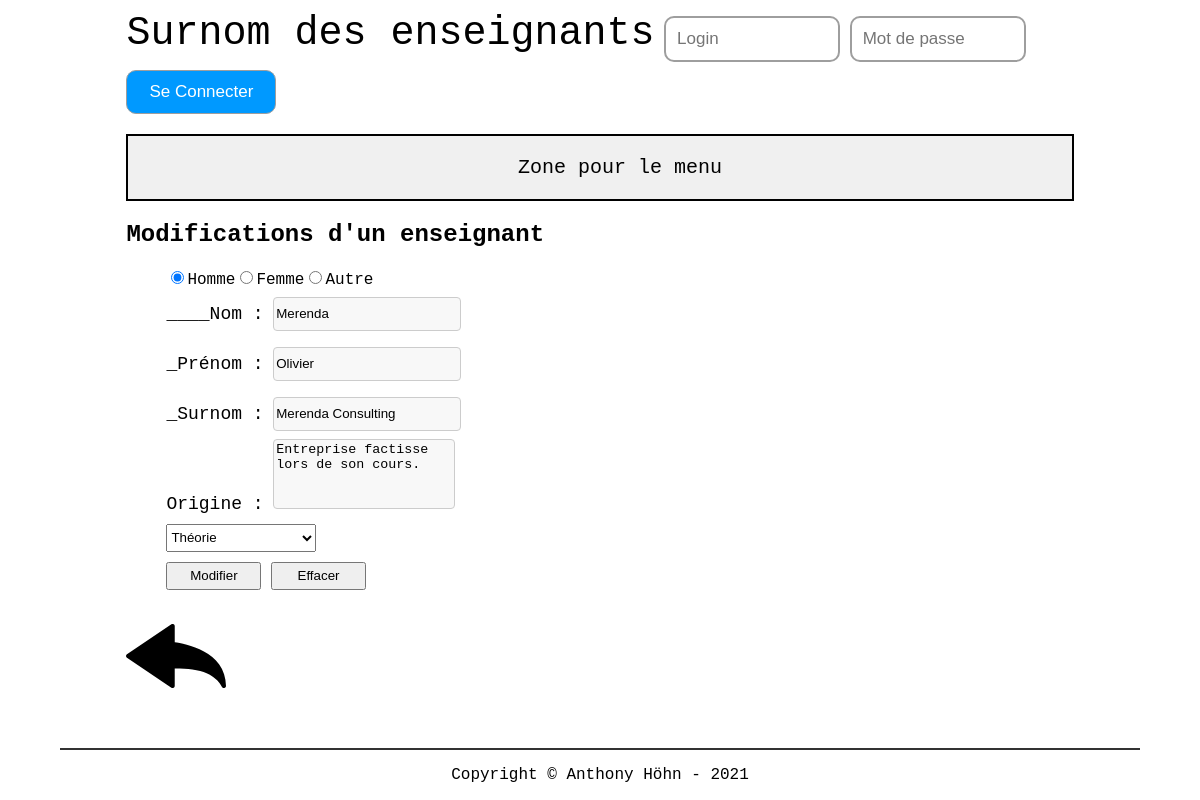
/src/php/editTeacher.php?idTeacher=7, run on the app's committed database.
### tables this page shows
CREATE TABLE t_teacher(
	idTeacher int AUTO_INCREMENT PRIMARY KEY,
	teaFirstname varchar(50) NOT NULL,
	teaName varchar(50) NOT NULL,
	teaGender char(1) NOT NULL,
	teaNickname varchar(100) NOT NULL,
	teaOrigin varchar(255) NOT NULL);

### src/php/lib/database.php (called while the page is built, shortened)
<?php
 class Database {
    private $connector;
    public function __construct(){
    try{
        $this->connector = new PDO("mysql:host=localhost;dbname=db_nickname_anthohn;charset=utf8", "dbNicknameUser", "grp2B_21");
        }
        catch(PDOException $e)
        {
            die("<h1>Impossible de se connecter à la base de données</h1> erreur :". $e->getMessage());
        }
    }
    private function queryPrepareExecute($query, $binds){
        $req = $this->connector->prepare($query);
        foreach($binds as $bind){
            $req->bindValue($bind['field'], $bind['value'], $bind['type']);
        }
        $req->execute();
        return $req;
    }
    private function formatData($req){
        $results = $req->fetchALL(PDO::FETCH_ASSOC);
        return $results;
    }
    public function getOneTeacher($id){
        $query = "SELECT * FROM t_teacher WHERE idTeacher = :id";
        $binds = array(
            0 => array(
                'field' => ':id',
                'value' => $id,
                'type' => PDO::PARAM_INT
            )
        );
        $reqExecuted = $this->queryPrepareExecute($query, $binds);
        $results = $this->formatData($reqExecuted);
        return $results;
    }
    public function getOneTeacherSection($id){
        $query = "SELECT * FROM t_teaches JOIN t_teacher ON fkteacher = idTeacher JOIN t_section ON fksection = idSection WHERE idTeacher = :id";
        $binds = array(
            0 => array(
                'field' => ':id',
                'value' => $id,
                'type' => PDO::PARAM_INT
            )
        );
        $reqExecuted = $this->queryPrepareExecute($query, $binds);
        $results = $this->formatData($reqExecuted);
        return $results;
    }
}
?>

### src/php/editTeacher.php (the view, shortened to what this page needs)
<?php
require "header.php";
$id = $_GET["idTeacher"];
$teachers = $db->getOneTeacher($id);
$OneSections = $db->getOneTeacherSection($id);
?>
<?php foreach($teachers as $teacher): ?>
<form method="POST" action="editTeacher.php?idTeacher=<?= $teacher["idTeacher"]; ?>">
    <h2>Modifications d'un enseignant</h2>
    <ul>
        <li>
        <?php
            if ($teacher["teaGender"] == "M")
            {
                echo '<input type="radio" name="gender" id="man" value="M" checked>Homme';
                echo '<input type="radio" name="gender" id="woman" value="W">Femme';
                echo  '<input type="radio" name="gender" id="other" value="O">Autre';
            }
            ?>
        </li>
        <div class="aeratext">
            <li>
                <label for="name">____Nom :</label>
                <input type="text" name="name" id="name" value="<?= $teacher["teaName"] ?>">
            </li>
            <li>
                <label for="surname">_Prénom :</label>
                <input type="text" name="surname" id="surname" value="<?= $teacher["teaFirstname"] ?>">
            </li>
            <li>
                <label for="nickname">_Surnom :</label>
                <input type="text" name="nickname" id="nickname" value="<?= $teacher["teaNickname"] ?>">
            </li>
        </div>
        <li>
        <label for="origin">Origine :</label>
        <textarea id="origin" name="origin"><?= $teacher["teaOrigin"] ?></textarea>
        </li>
        <li>
        <select name="section" id="section">
            <?php foreach($OneSections as $OneSection) : ?>
                <option value="0"><?= $OneSection["secName"] ?></option>
            <?php endforeach; ?>
    </select>
        </li>
        <li>
           <div class="btnAdding">
                <input type="submit" id="btnSubmit" name="btnSubmit" value="Modifier" />
                <button type="reset" id="btnDelete" name="btnDelete">Effacer</button>
            </div>
        </li>
    </ul>
</form>
<?php endforeach; ?>
<div class="test">
    <a href="index.php"><img width="100px" src="../../userContent/backArrow.svg"></img></a>
</div>
<?php require "footer.php";?>

### resources/css/style.css (style rules this page uses)
html { font-family: 'Courier New', Courier, monospace; }
li { list-style-type: none; }
select { width: 150px; height: 28px; margin: 10px 0 10px; }
.aeratext input { width: 20%; height: 30px; margin: 8px 0; display: inline-block; border: 1px solid #ccc; border-radius: 4px; background-color: #f8f8f8; }
label { font-size: 18px; }
textarea { width: 20%; height: 70px; box-sizing: border-box; border: 1px solid #ccc; border-radius: 4px; background-color: #f8f8f8; resize: none; }
#btnSubmit, #btnDelete { width: 95px; height: 28px; }

### data on the page
t_teacher: name "Merenda", surname "Olivier", nickname "Merenda Consulting", origin "Entreprise factisse lors de son cours."

### other printed values
form field section "Théorie"
